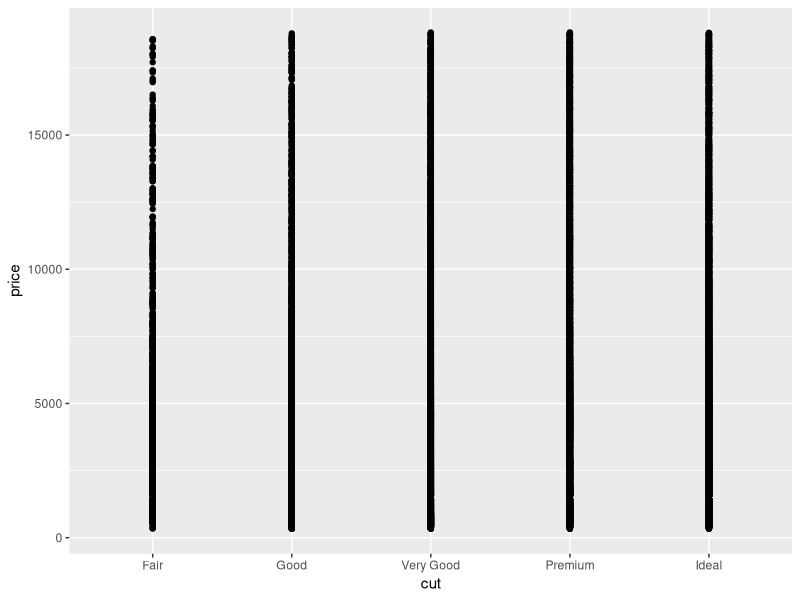
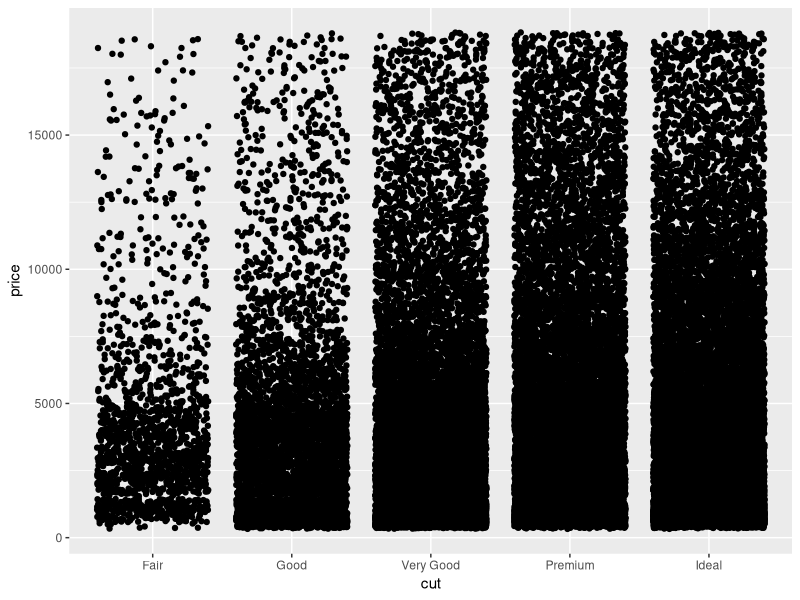
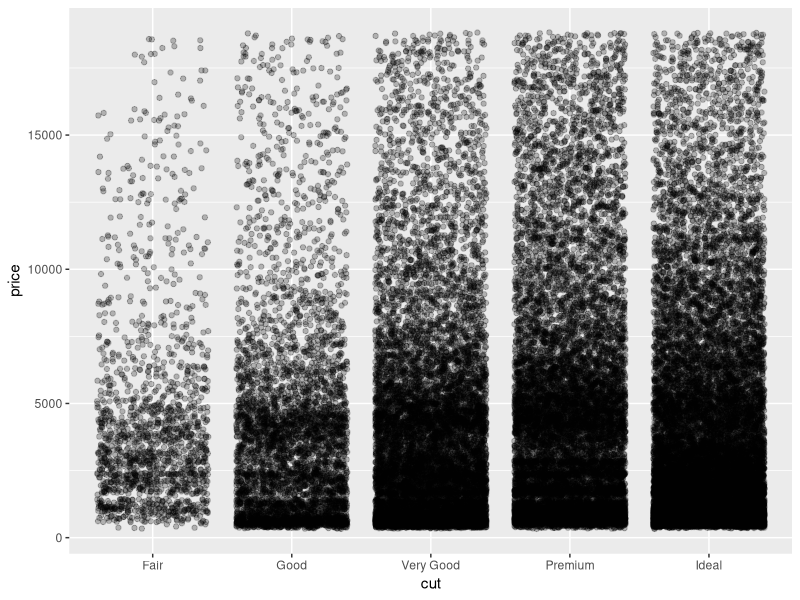
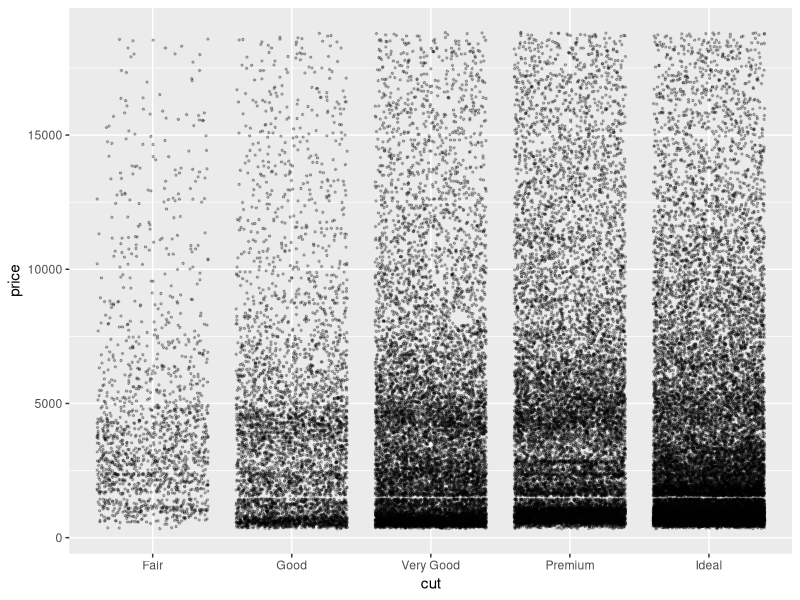
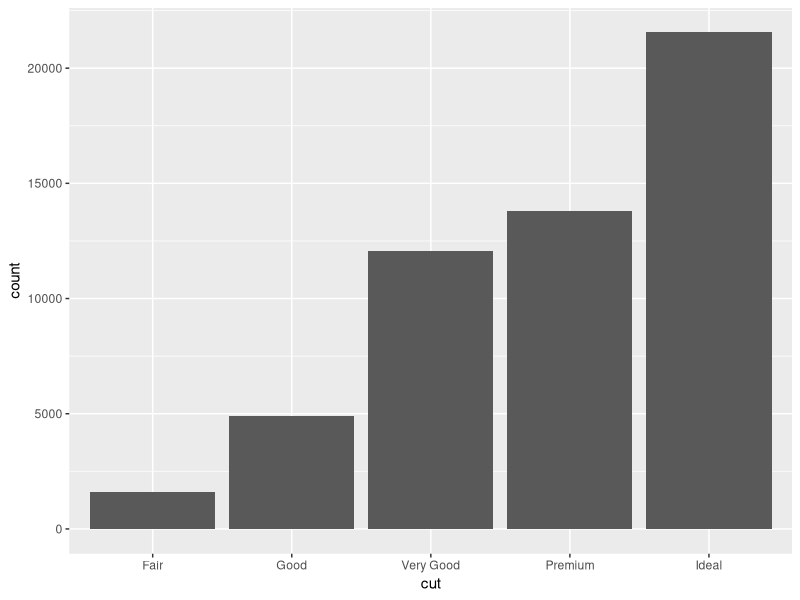
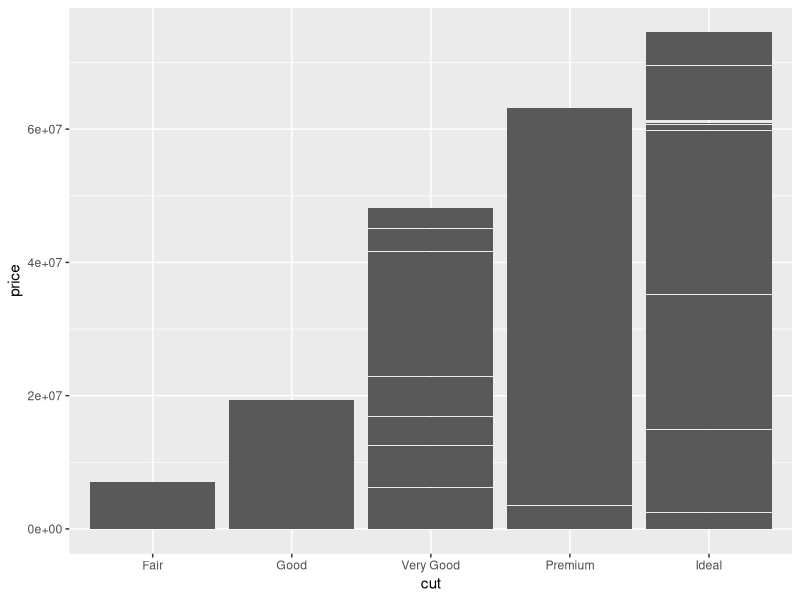
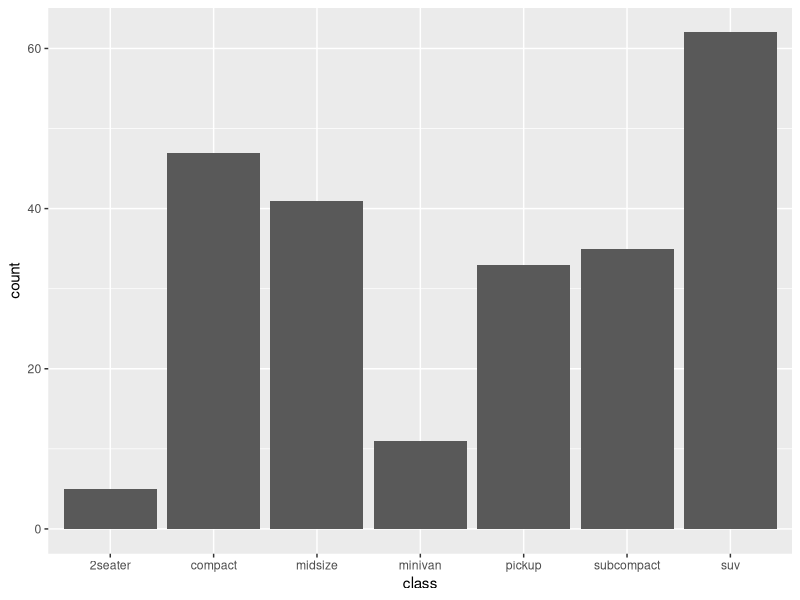
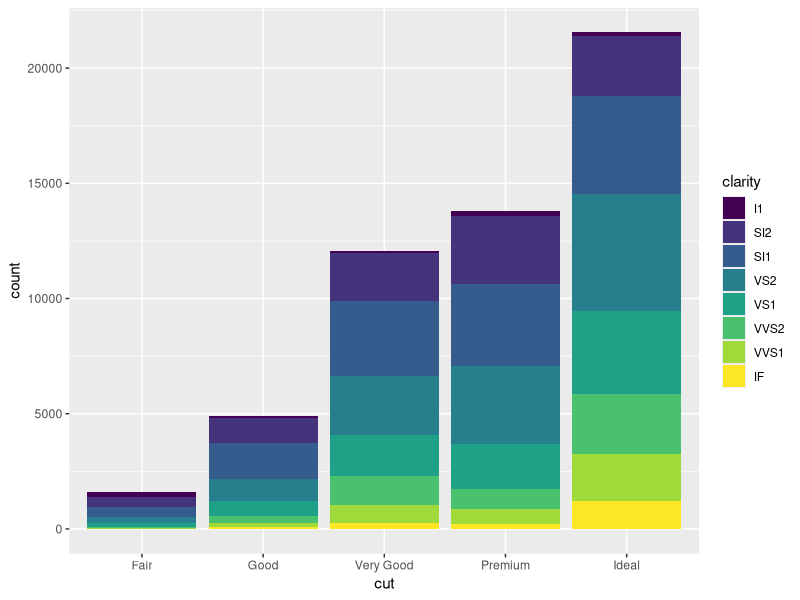

Write the R code that produced these figures, in order.
## ---- chunk 1
library(tidyverse)
## ---- chunk 2
diamond_df <- diamonds
## ---- chunk 3
diamond_df %>% head()
## ---- chunk 4
diamond_df %>% dim()
## ---- chunk 5
diamond_df %>% 
  ggplot(aes(x=cut, y=price)) + geom_point()
## ---- chunk 6
diamond_df %>% 
  ggplot(aes(x=cut, y=price)) + geom_jitter(height=0)
## ---- chunk 7
diamond_df %>% 
  ggplot(aes(x=cut, y=price)) + geom_jitter(height=0, alpha=0.25)
## ---- chunk 8
diamond_df %>% 
  ggplot(aes(x=cut, y=price)) + 
  geom_jitter(height=0, alpha=0.25, size=0.5) 
## ---- chunk 9
diamond_df %>% 
  ggplot(aes(x=cut)) + geom_bar()

## ---- chunk 10

diamond_df %>% 
  ggplot(aes(x=cut, y=price)) + geom_col()

## ---- chunk 11

?geom_bar()
## ---- chunk 12

# geom_bar is designed to make it easy to create bar charts that show
# counts (or sums of weights)
g <- ggplot(mpg, aes(class))
# Number of cars in each class:
g + geom_bar()

## ---- chunk 13
diamond_df %>% ggplot(aes(x = cut, fill=clarity)) + geom_bar()
  
## ---- chunk 14
diamond_df %>% ggplot(aes(x = cut, fill=clarity)) + geom_bar(position='dodge')

## ---- chunk 15
diamond_df %>% ggplot(aes(x = price)) + geom_histogram()

## ---- chunk 16
diamond_df %>% ggplot(aes(x=price)) + geom_histogram(bins=200)
## ---- chunk 17
diamond_df %>% ggplot(aes(x = price)) +
  geom_histogram(bins=200, fill = 'dodgerblue') +
  xlim(0,2500)
## ---- chunk 18
diamond_df %>% ggplot(aes(x = price)) + geom_density(aes(colour =cut))

## ---- chunk 19
diamond_df %>% ggplot(aes(x=cut, y=price)) + geom_boxplot()
## ---- chunk 20
diamond_df %>% 
  ggplot(aes(x=cut, y=price)) + 
  geom_jitter(height=0, alpha=0.25, size=0.5, width=0.3) +
  geom_boxplot(alpha=0)
## ---- chunk 21
diamond_df %>% 
  ggplot(aes(x=cut, y=price)) + 
  geom_jitter(height=0, alpha=0.25, size=0.5, width=0.3) +
  geom_boxplot(alpha=0, aes(colour =cut))

## ---- chunk 22

diamond_df %>% 
  ggplot(aes(x=cut, y=price)) + 
  geom_jitter(height=0, alpha=0.25, size=0.5, width=0.3) +
  geom_boxplot(alpha=0, aes(colour =cut), show.legend = FALSE)

## ---- chunk 23
diamond_df %>% 
  ggplot(aes(x=cut, y=price, colour =cut)) + 
  geom_boxplot(alpha=0, width=0.15) +
  geom_violin(alpha=0) +
  theme(legend.position = 'none')

## ---- chunk 24
myplot <- mpg %>% ggplot(aes(x=displ, y=cty)) + geom_point(aes(colour =class))

ggsave(plot = myplot, '~/Desktop/my_ggplot.pdf', width = 5, height = 4)
## ---- chunk 25

diamond_df %>% 
  ggplot(aes(x=carat, y=price, colour =clarity)) + 
  geom_point(size=0.2) +
  facet_wrap(~cut)

